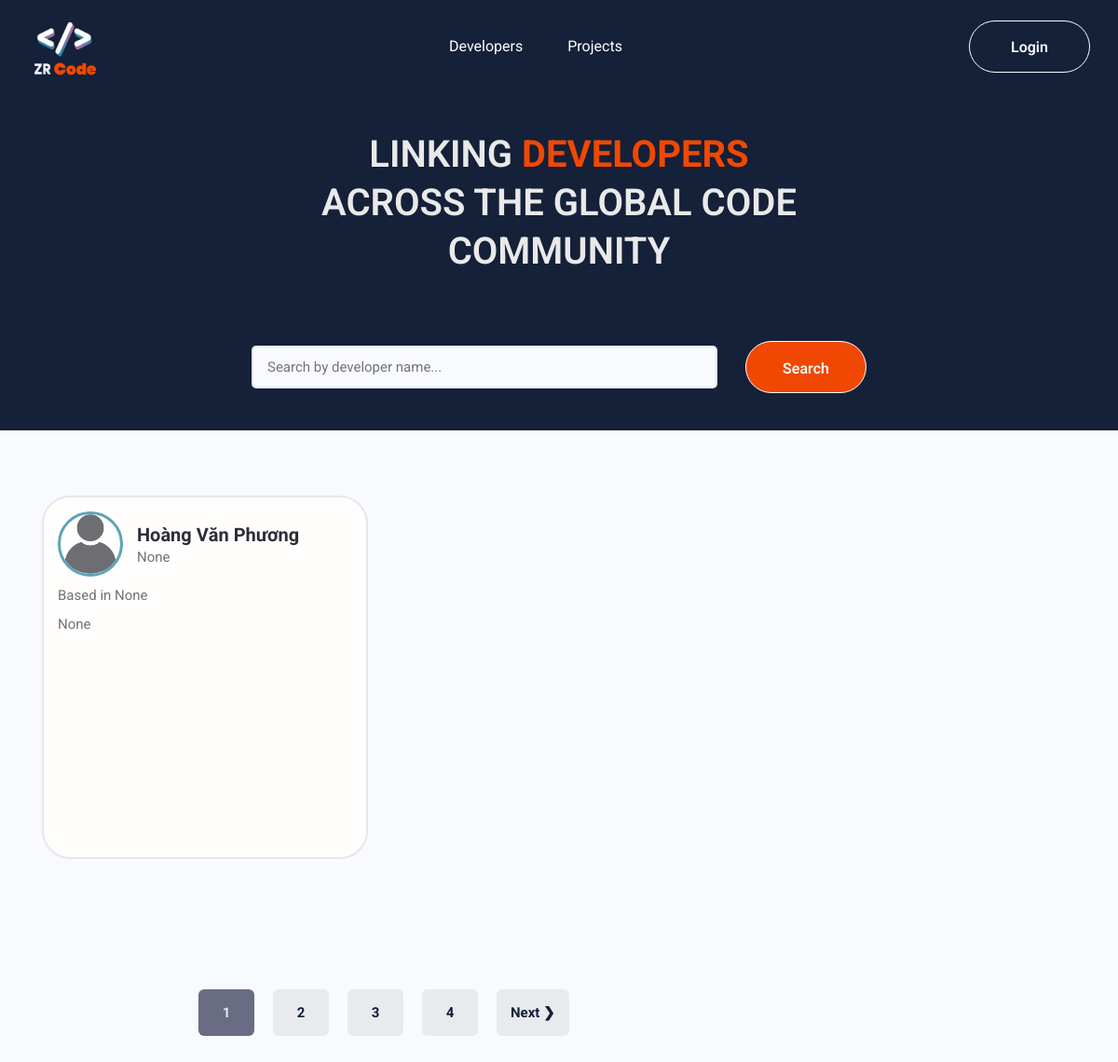
The page / on the database its author committed.
### users/models.py (models this page shows, shortened)
class Profile(models.Model):
    user = models.OneToOneField(User, on_delete = models.CASCADE, null=True, blank=True)
    name = models.CharField(max_length=255, blank=True, null=True)
    email = models.EmailField(max_length=500, blank=True, null=True)
    username = models.CharField(max_length=255, blank=True, null=True)
    location = models.CharField(max_length=255, blank=True, null=True)
    short_intro = models.CharField(max_length=255, blank=True, null=True)
    bio = models.TextField(blank=True, null=True)
    profile_image = models.ImageField(null=True, blank=True, upload_to='profiles/', default='profiles/user_default.png')
    social_youtube = models.CharField(max_length=255, blank=True, null=True)
    social_facebook = models.CharField(max_length=255, blank=True, null=True)
    social_tiktok = models.CharField(max_length=255, blank=True, null=True)
    social_github = models.CharField(max_length=255, blank=True, null=True)
    social_twitter = models.CharField(max_length=255, blank=True, null=True)
    social_instagram = models.CharField(max_length=255, blank=True, null=True)
    created = models.DateTimeField(auto_now_add=True)
    id= models.UUIDField(default=uuid.uuid4, unique=True, primary_key=True, editable=False)
    class Meta:
        ordering = ['-created']
    @property
    def imageURL(self):
        try:
            url = self.profile_image.url
        except:
            url = ''
        return url

### users/views.py (the view)
# urls.py: path('', views.profiles, name='profiles'),
def profiles(request):
    profiles , search_name = searchProfiles(request)
    profiles, custom = paginatorPage(request, profiles, 1)
    context = {'profiles': profiles, 'search_name': search_name, 'custom': custom}
    return render(request, 'users/profiles.html', context)

### users/utils.py (called while the page is built)
def paginatorPage(request, profiles, result):
    page = request.GET.get('page')
    paginator = Paginator(profiles, result)
    try:
        profiles = paginator.page(page)
    except PageNotAnInteger:
        page = 1
        profiles = paginator.page(page)
    except EmptyPage:
        page = paginator.num_pages
        profiles = paginator.page(page)
    page = int(page)
    leftIndex = page - 2
    if leftIndex < 1:
        leftIndex = 1
    rightIndex = page + 3
    if rightIndex > paginator.num_pages:
        rightIndex = paginator.num_pages
    return profiles, range(leftIndex, rightIndex + 1)

def searchProfiles(request):
    search_name = ''
    if request.GET.get('search_name'):
        search_name = request.GET.get('search_name')
    skills = Skill.objects.filter(name__icontains = search_name)
    profiles = Profile.objects.distinct().filter(
        Q(name__icontains=search_name) |
        Q(short_intro__icontains=search_name) |
        Q(skill__in=skills))
    return profiles, search_name

### users/templates/users/profiles.html (shortened to what this page needs)
{% extends 'main.html'%}
{% block content %}
<main class="home">
    <section class="hero">
        <div class="container">
            <div class="hero-text">
                <h1 class="title">LINKING <span>DEVELOPERS</span> ACROSS THE GLOBAL CODE COMMUNITY</h1>
            </div>
            <div class="hero-search">
                <form id="searchForm" action="{% url 'profiles' %}" method = "GET">
                    <input class="input" type="text" name="search_name" value="{{search_name}}" placeholder="Search by developer name...">
                    <input class="btn btn--submit" type="submit" value="Search">
                </form>
            </div>
        </div>
    </section>
    <section class="list">
        <div class="container">
            <div class="row">
                {% for profile in profiles %}
                <div class="col-xl-4 col-lg-6 col-md-6 col-12">
                    <a href="{% url 'user_profile' profile.id %}">
                        <div class="card__item">
                            <div class="card__head">
                                <img  class="card__img" src="{{profile.imageURL}}" alt="">
                                <div class="card__content">
                                    <h2 class="card__title line-clamp break-all line-1">{{profile.name}}</h2>
                                    <p class="card__bio line-clamp break-all line-2">{{profile.short_intro}}</p>
                                </div>
                            </div>
                            <div class="card__bottom">
                                <p class="card__address line-clamp break-all line-1">Based in {{profile.location}} </p>
                                <div class="card__inner">
                                    <p class="card__desc line-clamp break-all">
                                        {{profile.bio}}
                                    </p>
                                </div>
                            </div>
                        </div>
                    </a>
                </div>
                {% endfor %}
            </div>
        </div>
    </section>
    {% include 'paginator.html' with queryset=profiles custom=custom%}
</main>
{% endblock %}

### static/assets/css/styles.css (style rules this page uses)
* { box-sizing: border-box; }
html { font-size: 62.5%; }
body { font-size: 1.6rem; font-family: 'Roboto', sans-serif; }
input, textarea, select, button { font-size: inherit; font-family: inherit; }
a { text-decoration: none; }
.btn { --height: 56px; display: inline-block; min-width: 130px; height: var(--height); line-height: var(--height); border: 1px solid #ffffff; border-radius:999px; font-weight: 600; font-size: 1.6rem; text-align: center; color: #f8fafd; }
.input.input[type='text'], .input.input[type='email'], .input.input[type='password'], .input.input[type='number'], textarea.input , .input.input[type='file'] { min-width: 24rem; width: 100%; padding: 1.2rem 1.5rem; border-radius: 0.5rem; border: 2px solid #e5e7eb; transition: all 0.3s ease-in-out; background-color: #f8fafd; outline: none; }
.line-clamp { display: -webkit-box; -webkit-line-clamp: var(--line-clamp, 6); -webkit-box-orient: vertical; overflow: hidden; }
.line-clamp.line-2 { --line-clamp: 2; }
.line-clamp.line-1 { --line-clamp: 1; }
.break-all { word-break: break-all; }
.hero { background-color:#152039; padding: 40px 0; }
.hero .hero-text { margin: 0 auto; width: 50%; }
.hero .hero-text .title { color: #e9e9e9; font-weight: 600; font-size: 4rem; line-height: 1.3; text-align: center; }
.hero .hero-text span { font-weight: 700; color: #f04802; }
.hero-search { margin-top: 70px; }
.hero-search .btn--submit { background-color: #f04802; }
.hero-search form { display: flex; justify-content: center; gap: 30px; align-items: center; }
.hero-search form .input.input[type='text'] { width: 50rem; }
.list { padding: 70px 0; background-color: #F8FAFD; }
.list .card__item { background-color: #FFFEFD; padding: 15px; border: 2px solid #e5e7eb; border-radius: 30px; height: 390px; }
.list .card__head { display: flex; align-items: center; column-gap: 15px; }
.card__item .card__img { width: 70px; height: 70px; object-fit: cover; border-radius: 50%; border: 3px solid #5aa5b9; }
.card__content .card__title { font-size: 2rem; line-height: 1.4; font-weight: 700; color: #2d2d39 }
.card__content .card__bio, .card__bottom .card__address { font-size: 1.5rem; line-height: 1.4; font-weight: 400; color: #737373 }
.card__bottom { margin-top: 10px; }
.card__bottom .card__desc { max-height: 135px; font-size: 1.5rem; line-height: 1.4; color: #737373; }
.list .card__inner { height: 135px; margin: 10px 0; }
.input { font-size: 1.5rem; color: #737373; }
.home { background-color: #F8FAFD; }

### static/assets/css/responsive.css (style rules this page uses)
:root { --column-size: 12; }
.container { width: 100%; margin: 0 auto; padding-left: 15px; padding-right: 15px; }
.row { display: flex; flex-wrap: wrap; row-gap: 30px; }
.col-12 { flex: 0 0 auto; width: calc(100% / var(--column-size) * 12); padding: 0 15px; }
@media (min-width: 576px) { .container { max-width: 540px; } }
@media (min-width: 768px) { .container { max-width: 720px; } }
@media (min-width: 768px) { .col-md-6 { flex: 0 0 auto; width: calc(100% / var(--column-size) * 6); padding: 0 15px; } }
@media (min-width: 992px) { .container { max-width: 960px; } }
@media (min-width: 992px) { .col-lg-6 { flex: 0 0 auto; width: calc(100% / var(--column-size) * 6); padding: 0 15px; } }
@media (min-width: 1200px) { .container { max-width: 1170px; } }
@media (min-width: 1200px) { .col-xl-4 { flex: 0 0 auto; width: calc(100% / var(--column-size) * 4); padding: 0 15px; } }

### rows shown on the page
Profile: imageURL (placeholder picture), name "Hoàng Văn Phương", short_intro "None", location "None", bio "None"

### other values the page prints
{{ page }} "1"
{{ page }} "2" "3" "4"
